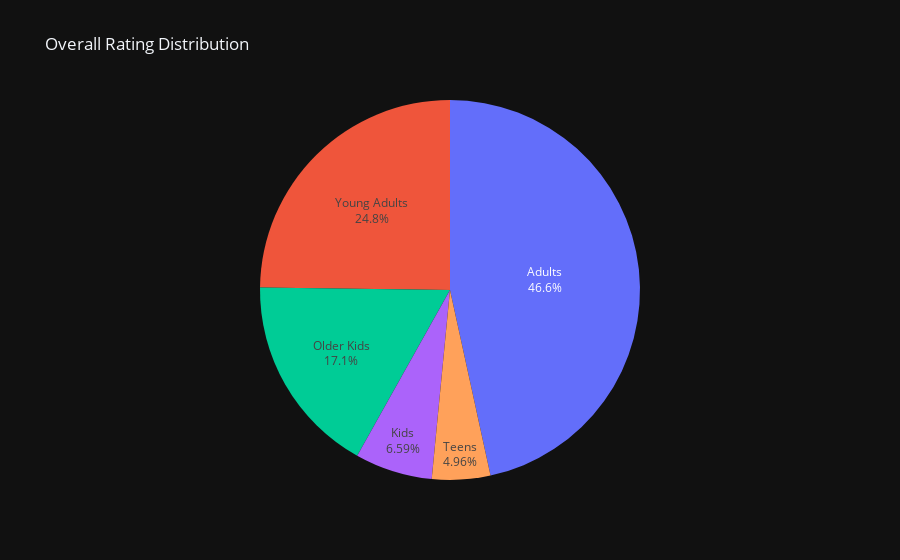

Here is the notebook cell this chart was saved with:
### Code cell
y = ratingDict.values()
labs = ratingDict.keys()
fig = px.pie(values = y, title="Overall Rating Distribution",template = 'plotly_dark')
fig.update_traces(
    text = list(labs),
    hovertemplate = 'Total : %{value}'
)
fig.show()

### Figure 1 — Plotly figure (JSON) as saved in the notebook; plotly's stock layout.template omitted (floating-point values rounded to 4 significant figures)
{"data": [{"domain": {"x": [0, 1], "y": [0, 1]}, "hovertemplate": "Total : %{value}", "legendgroup": "", "name": "", "showlegend": false, "text": ["Adults", "Teens", "Young Adults", "Older Kids", "Kids"], "type": "pie", "values": [3627, 386, 1931, 1330, 513]}], "layout": {"legend": {"tracegroupgap": 0}, "title": {"text": "Overall Rating Distribution"}}}
